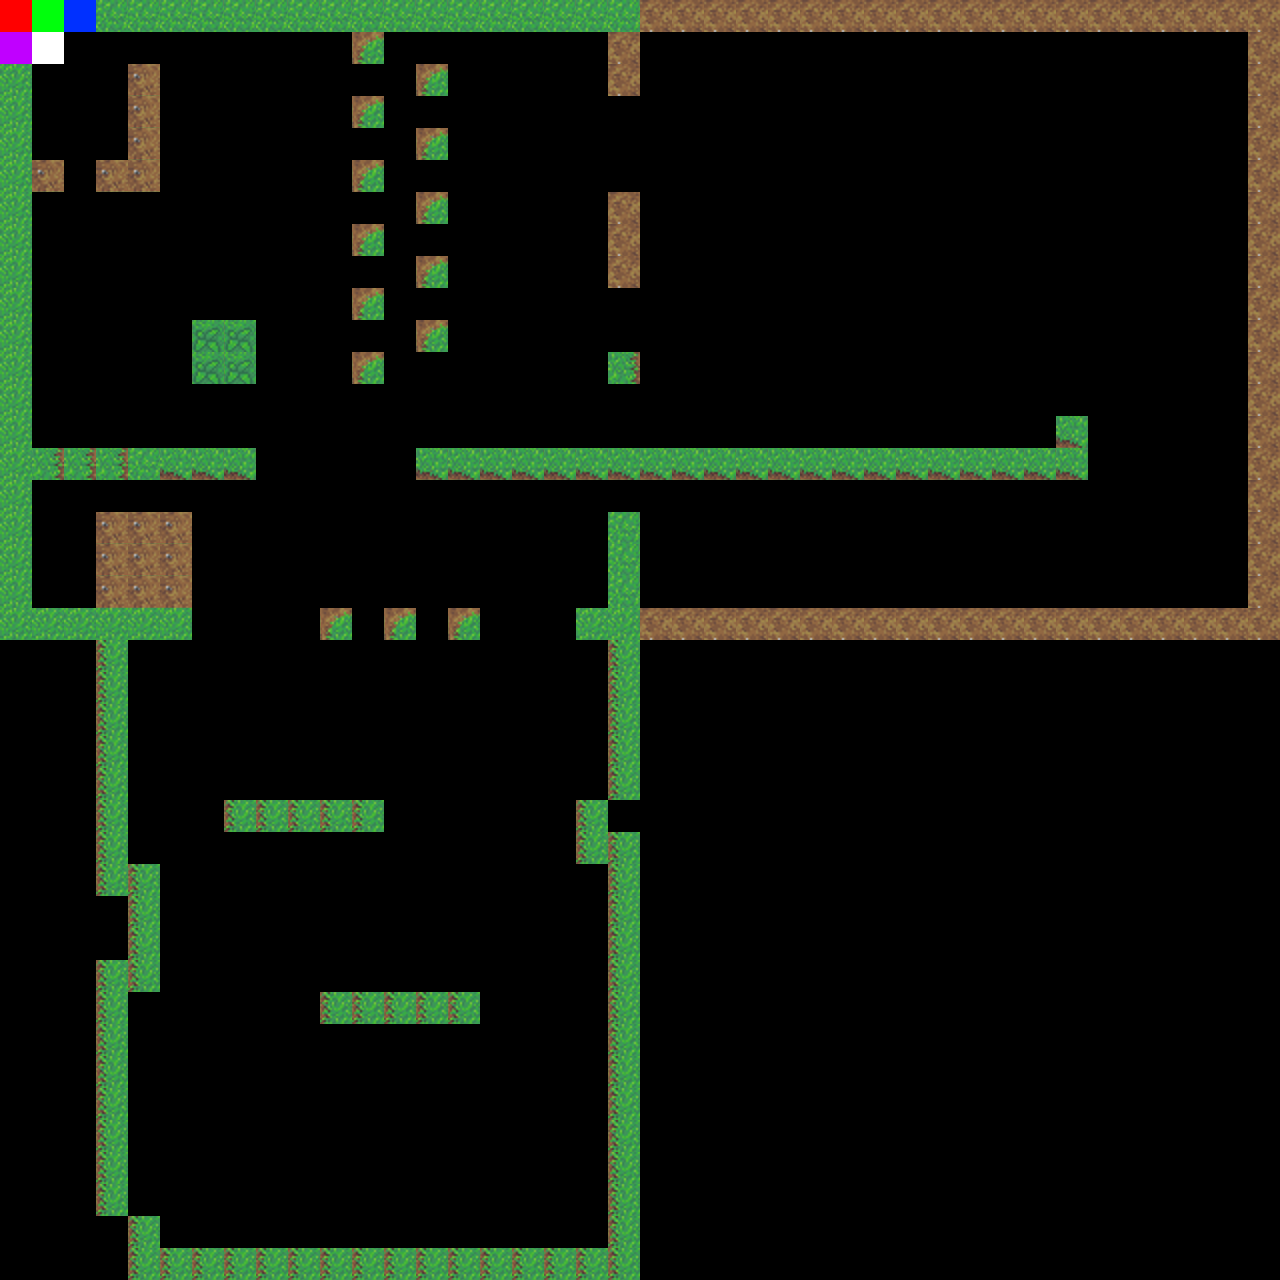

This game map was drawn from its Tiled (.tmx) file and the tilesets committed beside it. A one-line description and the full map source follow:
An orthogonal 40x40 tile map with 32x32 px tiles, 1 tile layer (platforms), 1 hidden layer not drawn, 2 tilesets.

<map version="1.0" orientation="orthogonal" renderorder="left-down" width="40" height="40" tilewidth="32" tileheight="32" nextobjectid="1">
 <properties>
  <property name="PlayerStartX" value="64" />
  <property name="PlayerStartY" value="192" />
 </properties>
 <tileset firstgid="1" name="grass-tiles-2-small" tilewidth="32" tileheight="32" tilecount="72">
  <image source="grass-tiles-2-small.png" width="384" height="192" />
 </tileset>
 <tileset firstgid="73" name="test-pattern-tileset" tilewidth="32" tileheight="32" tilecount="8">
  <image source="test-pattern-tileset.png" width="128" height="64" />
 </tileset>
 <layer name="platforms-old" width="40" height="40" visible="0">
  <data encoding="csv">
1,1,1,1,1,1,1,1,1,1,1,1,1,1,1,1,1,1,1,1,0,0,0,0,0,0,0,0,0,0,0,0,0,0,0,0,0,0,0,0,
1,0,0,0,0,0,0,0,0,0,0,0,0,0,0,0,0,0,0,1,0,0,0,0,0,0,0,0,0,0,0,0,0,0,0,0,0,0,0,0,
1,0,3,0,0,0,0,0,0,0,0,0,0,0,0,0,0,0,0,1,0,0,0,0,0,0,0,0,0,0,0,0,0,0,0,0,0,0,0,0,
1,0,0,0,0,0,0,0,0,0,0,0,0,0,0,0,0,0,0,1,0,0,0,0,0,0,0,0,0,0,0,0,0,0,0,0,0,0,0,0,
1,0,0,0,0,0,0,0,0,0,0,0,0,0,0,0,0,0,0,0,0,0,0,0,0,0,0,0,0,0,0,0,0,0,0,0,0,0,0,0,
1,0,0,0,0,0,0,0,0,0,0,0,0,0,0,0,0,0,0,0,0,0,0,0,0,0,0,0,0,0,0,0,0,0,0,0,0,0,0,0,
1,0,0,0,0,0,0,0,0,0,0,0,0,0,0,0,0,0,0,0,0,0,0,0,0,0,0,0,0,0,0,0,0,0,0,0,0,0,0,0,
1,0,0,0,0,0,0,0,0,3,0,0,0,0,0,0,0,0,0,0,0,0,0,0,0,0,0,0,0,0,0,0,0,0,0,0,0,0,0,0,
1,0,0,0,0,0,0,0,0,3,0,0,0,0,0,0,0,0,0,0,0,0,0,0,0,0,0,0,0,0,0,0,0,0,0,0,0,0,0,0,
1,0,0,0,0,0,0,0,0,3,0,0,0,0,0,0,0,0,0,0,0,0,0,0,0,0,0,0,0,0,0,0,0,0,0,0,0,0,0,0,
1,0,0,0,0,3,3,3,3,3,3,3,3,0,0,0,0,0,0,0,0,0,0,0,0,0,0,0,0,0,0,0,0,0,0,0,0,0,0,0,
1,0,0,0,0,0,0,0,0,3,0,0,0,0,0,0,0,0,0,0,0,0,0,0,0,0,0,0,0,0,0,0,0,0,0,0,0,0,0,0,
1,0,0,0,0,0,0,0,0,3,0,0,0,0,0,0,0,0,0,0,0,0,0,0,0,0,0,0,0,0,0,0,0,0,0,0,0,0,0,0,
1,0,0,0,0,0,0,0,0,3,0,0,0,0,0,0,0,0,0,0,0,0,0,0,0,0,0,0,0,0,0,0,0,0,0,0,0,0,0,0,
1,0,0,0,0,0,0,0,0,0,0,0,0,0,0,0,0,0,0,0,0,0,0,0,0,0,0,0,0,0,0,0,0,0,0,0,0,0,0,0,
1,0,0,0,0,0,0,0,0,0,0,0,0,0,0,0,0,0,0,1,0,0,0,0,0,0,0,0,0,0,0,0,0,0,0,0,0,0,0,0,
1,0,0,0,0,0,0,0,0,0,0,0,0,0,0,0,0,0,0,1,0,0,0,0,0,0,0,0,0,0,0,0,0,0,0,0,0,0,0,0,
1,0,0,0,0,0,0,0,0,0,0,0,0,0,0,0,0,0,0,1,0,0,0,0,0,0,0,0,0,0,0,0,0,0,0,0,0,0,0,0,
1,0,0,0,0,0,0,0,0,0,0,0,0,0,0,0,0,0,0,1,0,0,0,0,0,0,0,0,0,0,0,0,0,0,0,0,0,0,0,0,
1,1,1,1,1,1,1,1,0,0,0,0,0,0,0,1,1,1,1,1,0,0,0,0,0,0,0,0,0,0,0,0,0,0,0,0,0,0,0,0,
0,0,0,0,0,0,0,0,0,0,0,0,0,0,0,0,0,0,0,0,0,0,0,0,0,0,0,0,0,0,0,0,0,0,0,0,0,0,0,0,
0,0,0,0,0,0,0,0,0,0,0,0,0,0,0,0,0,0,0,0,0,0,0,0,0,0,0,0,0,0,0,0,0,0,0,0,0,0,0,0,
0,0,0,0,0,0,0,0,0,0,0,0,0,0,0,0,0,0,0,0,0,0,0,0,0,0,0,0,0,0,0,0,0,0,0,0,0,0,0,0,
0,0,0,0,0,0,0,0,0,0,0,0,0,0,0,0,0,0,0,0,0,0,0,0,0,0,0,0,0,0,0,0,0,0,0,0,0,0,0,0,
0,0,0,0,0,0,0,0,0,0,0,0,0,0,0,0,0,0,0,0,0,0,0,0,0,0,0,0,0,0,0,0,0,0,0,0,0,0,0,0,
0,0,0,0,0,0,0,0,0,0,0,0,0,0,0,0,0,0,0,0,0,0,0,0,0,0,0,0,0,0,0,0,0,0,0,0,0,0,0,0,
0,0,0,0,0,0,0,0,0,0,0,0,0,0,0,0,0,0,0,0,0,0,0,0,0,0,0,0,0,0,0,0,0,0,0,0,0,0,0,0,
0,0,0,0,0,0,0,0,0,0,0,0,0,0,0,0,0,0,0,0,0,0,0,0,0,0,0,0,0,0,0,0,0,0,0,0,0,0,0,0,
0,0,0,0,0,0,0,0,0,0,0,0,0,0,0,0,0,0,0,0,0,0,0,0,0,0,0,0,0,0,0,0,0,0,0,0,0,0,0,0,
0,0,0,0,0,0,0,0,0,0,0,0,0,0,0,0,0,0,0,0,0,0,0,0,0,0,0,0,0,0,0,0,0,0,0,0,0,0,0,0,
0,0,0,0,0,0,0,0,0,0,0,0,0,0,0,0,0,0,0,0,0,0,0,0,0,0,0,0,0,0,0,0,0,0,0,0,0,0,0,0,
0,0,0,0,0,0,0,0,0,0,0,0,0,0,0,0,0,0,0,0,0,0,0,0,0,0,0,0,0,0,0,0,0,0,0,0,0,0,0,0,
0,0,0,0,0,0,0,0,0,0,0,0,0,0,0,0,0,0,0,0,0,0,0,0,0,0,0,0,0,0,0,0,0,0,0,0,0,0,0,0,
0,0,0,0,0,0,0,0,0,0,0,0,0,0,0,0,0,0,0,0,0,0,0,0,0,0,0,0,0,0,0,0,0,0,0,0,0,0,0,0,
0,0,0,0,0,0,0,0,0,0,0,0,0,0,0,0,0,0,0,0,0,0,0,0,0,0,0,0,0,0,0,0,0,0,0,0,0,0,0,0,
0,0,0,0,0,0,0,0,0,0,0,0,0,0,0,0,0,0,0,0,0,0,0,0,0,0,0,0,0,0,0,0,0,0,0,0,0,0,0,0,
0,0,0,0,0,0,0,0,0,0,0,0,0,0,0,0,0,0,0,0,0,0,0,0,0,0,0,0,0,0,0,0,0,0,0,0,0,0,0,0,
0,0,0,0,0,0,0,0,0,0,0,0,0,0,0,0,0,0,0,0,0,0,0,0,0,0,0,0,0,0,0,0,0,0,0,0,0,0,0,0,
0,0,0,0,0,0,0,0,0,0,0,0,0,0,0,0,0,0,0,0,0,0,0,0,0,0,0,0,0,0,0,0,0,0,0,0,0,0,0,0,
0,0,0,0,0,0,0,0,0,0,0,0,0,0,0,0,0,0,0,0,0,0,0,0,0,0,0,0,0,0,0,0,0,0,0,0,0,0,0,0
</data>
 </layer>
 <layer name="platforms" width="40" height="40">
  <data encoding="csv">
73,74,75,2,2,2,2,2,2,2,2,2,2,2,2,2,2,2,2,2,8,8,8,8,8,8,8,8,8,8,8,8,8,8,8,8,8,8,8,8,
78,79,80,0,0,0,0,0,0,0,0,5,0,0,0,0,0,0,0,8,0,0,0,0,0,0,0,0,0,0,0,0,0,0,0,0,0,0,0,8,
1,0,0,0,19,0,0,0,0,0,0,0,0,5,0,0,0,0,0,8,0,0,0,0,0,0,0,0,0,0,0,0,0,0,0,0,0,0,0,8,
1,0,0,0,19,0,0,0,0,0,0,5,0,0,0,0,0,0,0,0,0,0,0,0,0,0,0,0,0,0,0,0,0,0,0,0,0,0,0,8,
1,0,0,0,19,0,0,0,0,0,0,0,0,5,0,0,0,0,0,0,0,0,0,0,0,0,0,0,0,0,0,0,0,0,0,0,0,0,0,8,
1,19,0,19,19,0,0,0,0,0,0,5,0,0,0,0,0,0,0,0,0,0,0,0,0,0,0,0,0,0,0,0,0,0,0,0,0,0,0,8,
1,0,0,0,0,0,0,0,0,0,0,0,0,5,0,0,0,0,0,8,0,0,0,0,0,0,0,0,0,0,0,0,0,0,0,0,0,0,0,8,
1,0,0,0,0,0,0,0,0,0,0,5,0,0,0,0,0,0,0,8,0,0,0,0,0,0,0,0,0,0,0,0,0,0,0,0,0,0,0,8,
1,0,0,0,0,0,0,0,0,0,0,0,0,5,0,0,0,0,0,8,0,0,0,0,0,0,0,0,0,0,0,0,0,0,0,0,0,0,0,8,
1,0,0,0,0,0,0,0,0,0,0,5,0,0,0,0,0,0,0,0,0,0,0,0,0,0,0,0,0,0,0,0,0,0,0,0,0,0,0,8,
1,0,0,0,0,0,11,11,0,0,0,0,0,5,0,0,0,0,0,0,0,0,0,0,0,0,0,0,0,0,0,0,0,0,0,0,0,0,0,8,
1,0,0,0,0,0,11,11,0,0,0,5,0,0,0,0,0,0,0,70,0,0,0,0,0,0,0,0,0,0,0,0,0,0,0,0,0,0,0,8,
1,0,0,0,0,0,0,0,0,0,0,0,0,0,0,0,0,0,0,0,0,0,0,0,0,0,0,0,0,0,0,0,0,0,0,0,0,0,0,8,
1,0,0,0,0,0,0,0,0,0,0,0,0,0,0,0,0,0,0,0,0,0,0,0,0,0,0,0,0,0,0,0,0,42,0,0,0,0,0,8,
1,70,70,70,2,42,42,42,0,0,0,0,0,42,42,42,42,42,42,42,42,42,42,42,42,42,42,42,42,42,42,42,42,42,0,0,0,0,0,8,
1,0,0,0,0,0,0,0,0,0,0,0,0,0,0,0,0,0,0,0,0,0,0,0,0,0,0,0,0,0,0,0,0,0,0,0,0,0,0,8,
1,0,0,19,19,19,0,0,0,0,0,0,0,0,0,0,0,0,0,2,0,0,0,0,0,0,0,0,0,0,0,0,0,0,0,0,0,0,0,8,
1,0,0,19,19,19,0,0,0,0,0,0,0,0,0,0,0,0,0,2,0,0,0,0,0,0,0,0,0,0,0,0,0,0,0,0,0,0,0,8,
1,0,0,19,19,19,0,0,0,0,0,0,0,0,0,0,0,0,0,2,0,0,0,0,0,0,0,0,0,0,0,0,0,0,0,0,0,0,0,8,
1,1,1,1,1,1,0,0,0,0,5,0,5,0,5,0,0,0,1,1,8,8,8,8,8,8,8,8,8,8,8,8,8,8,8,8,8,8,8,8,
0,0,0,27,0,0,0,0,0,0,0,0,0,0,0,0,0,0,0,27,0,0,0,0,0,0,0,0,0,0,0,0,0,0,0,0,0,0,0,0,
0,0,0,27,0,0,0,0,0,0,0,0,0,0,0,0,0,0,0,27,0,0,0,0,0,0,0,0,0,0,0,0,0,0,0,0,0,0,0,0,
0,0,0,27,0,0,0,0,0,0,0,0,0,0,0,0,0,0,0,27,0,0,0,0,0,0,0,0,0,0,0,0,0,0,0,0,0,0,0,0,
0,0,0,27,0,0,0,0,0,0,0,0,0,0,0,0,0,0,0,27,0,0,0,0,0,0,0,0,0,0,0,0,0,0,0,0,0,0,0,0,
0,0,0,27,0,0,0,0,0,0,0,0,0,0,0,0,0,0,0,27,0,0,0,0,0,0,0,0,0,0,0,0,0,0,0,0,0,0,0,0,
0,0,0,27,0,0,0,27,27,27,27,27,0,0,0,0,0,0,27,0,0,0,0,0,0,0,0,0,0,0,0,0,0,0,0,0,0,0,0,0,
0,0,0,27,0,0,0,0,0,0,0,0,0,0,0,0,0,0,27,27,0,0,0,0,0,0,0,0,0,0,0,0,0,0,0,0,0,0,0,0,
0,0,0,27,27,0,0,0,0,0,0,0,0,0,0,0,0,0,0,27,0,0,0,0,0,0,0,0,0,0,0,0,0,0,0,0,0,0,0,0,
0,0,0,0,27,0,0,0,0,0,0,0,0,0,0,0,0,0,0,27,0,0,0,0,0,0,0,0,0,0,0,0,0,0,0,0,0,0,0,0,
0,0,0,0,27,0,0,0,0,0,0,0,0,0,0,0,0,0,0,27,0,0,0,0,0,0,0,0,0,0,0,0,0,0,0,0,0,0,0,0,
0,0,0,27,27,0,0,0,0,0,0,0,0,0,0,0,0,0,0,27,0,0,0,0,0,0,0,0,0,0,0,0,0,0,0,0,0,0,0,0,
0,0,0,27,0,0,0,0,0,0,27,27,27,27,27,0,0,0,0,27,0,0,0,0,0,0,0,0,0,0,0,0,0,0,0,0,0,0,0,0,
0,0,0,27,0,0,0,0,0,0,0,0,0,0,0,0,0,0,0,27,0,0,0,0,0,0,0,0,0,0,0,0,0,0,0,0,0,0,0,0,
0,0,0,27,0,0,0,0,0,0,0,0,0,0,0,0,0,0,0,27,0,0,0,0,0,0,0,0,0,0,0,0,0,0,0,0,0,0,0,0,
0,0,0,27,0,0,0,0,0,0,0,0,0,0,0,0,0,0,0,27,0,0,0,0,0,0,0,0,0,0,0,0,0,0,0,0,0,0,0,0,
0,0,0,27,0,0,0,0,0,0,0,0,0,0,0,0,0,0,0,27,0,0,0,0,0,0,0,0,0,0,0,0,0,0,0,0,0,0,0,0,
0,0,0,27,0,0,0,0,0,0,0,0,0,0,0,0,0,0,0,27,0,0,0,0,0,0,0,0,0,0,0,0,0,0,0,0,0,0,0,0,
0,0,0,27,0,0,0,0,0,0,0,0,0,0,0,0,0,0,0,27,0,0,0,0,0,0,0,0,0,0,0,0,0,0,0,0,0,0,0,0,
0,0,0,0,27,0,0,0,0,0,0,0,0,0,0,0,0,0,0,27,0,0,0,0,0,0,0,0,0,0,0,0,0,0,0,0,0,0,0,0,
0,0,0,0,27,27,27,27,27,27,27,27,27,27,27,27,27,27,27,27,0,0,0,0,0,0,0,0,0,0,0,0,0,0,0,0,0,0,0,0
</data>
 </layer>
</map>
